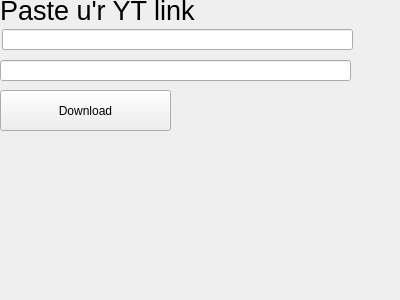
<?xml version="1.0" encoding="UTF-8"?>
<ui version="4.0">
 <class>Form</class>
 <widget class="QWidget" name="Form">
  <property name="geometry">
   <rect>
    <x>0</x>
    <y>0</y>
    <width>400</width>
    <height>300</height>
   </rect>
  </property>
  <property name="windowTitle">
   <string>Form</string>
  </property>
  <widget class="QLineEdit" name="line">
   <property name="geometry">
    <rect>
     <x>2</x>
     <y>29</y>
     <width>351</width>
     <height>21</height>
    </rect>
   </property>
  </widget>
  <widget class="QLabel" name="label">
   <property name="geometry">
    <rect>
     <x>0</x>
     <y>0</y>
     <width>341</width>
     <height>21</height>
    </rect>
   </property>
   <property name="font">
    <font>
     <pointsize>20</pointsize>
    </font>
   </property>
   <property name="text">
    <string>Paste u'r YT link</string>
   </property>
  </widget>
  <widget class="QPushButton" name="pushButton">
   <property name="geometry">
    <rect>
     <x>0</x>
     <y>90</y>
     <width>171</width>
     <height>41</height>
    </rect>
   </property>
   <property name="text">
    <string>Download</string>
   </property>
  </widget>
  <widget class="QLineEdit" name="line_2">
   <property name="geometry">
    <rect>
     <x>0</x>
     <y>60</y>
     <width>351</width>
     <height>21</height>
    </rect>
   </property>
  </widget>
 </widget>
 <resources/>
 <connections/>
</ui>
